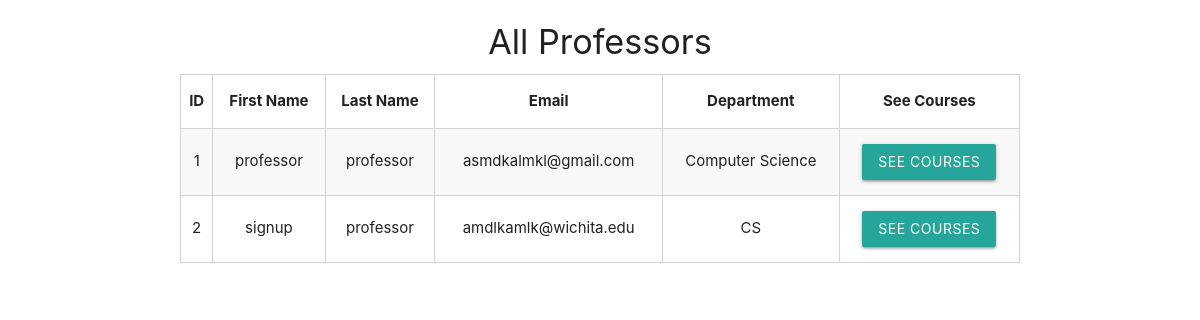
Page /professors/ on the committed database.
### app/models.py (models this page shows, shortened)
class Professor(models.Model):
    last_name = models.CharField(max_length=100)
    first_name = models.CharField(max_length=100)
    email = models.EmailField(unique=True)
    department = models.CharField(max_length=100)

### app/views.py (the view)
# urls.py: path('professors/', professors_list, name='professors_list'),
def professors_list(request):
    professors = Professor.objects.all()
    return render(request, 'professors_list.html', {'professors': professors})

### app/templates/professors_list.html (shortened to what this page needs)
<!DOCTYPE html>
<html lang="en">
<head>
    <link rel="stylesheet" href="https://cdnjs.cloudflare.com/ajax/libs/materialize/1.0.0/css/materialize.min.css">
</head>
<body>
    <div class="container">
        <h4 class="center">All Professors</h4>
        <table class="striped">
            <thead>
                <tr>
                    <th>ID</th>
                    <th>First Name</th>
                    <th>Last Name</th>
                    <th>Email</th>
                    <th>Department</th>
                    <th>See Courses</th>
                </tr>
            </thead>
            <tbody>
                {% for professor in professors %}
                <tr>
                    <td>{{professor.pk}}</td>
                    <td>{{ professor.first_name }}</td>
                    <td>{{ professor.last_name }}</td>
                    <td>{{ professor.email }}</td>
                    <td>{{ professor.department }}</td>
                    <td>
                        <a href="{% url 'professor_courses' professor.id %}" class="btn">See Courses</a>
                    </td>
                </tr>
                {% endfor %}
            </tbody>
        </table>
    </div>
</body>
</html>

### app/templates/professors_list.html (style rules this page uses)
td,th { border:1px solid lightgrey; text-align:center; }

### rows in the picture
Professor: pk "1", first_name "professor", last_name "professor", email "asmdkalmkl@gmail.com", department "Computer Science"
Professor: pk "2", first_name "signup", last_name "professor", email "amdlkamlk@wichita.edu", department "CS"
